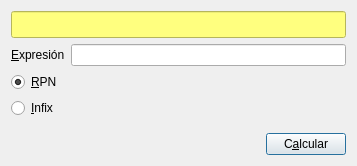
<?xml version="1.0" encoding="UTF-8"?>
<ui version="4.0">
 <class>QCalculadora</class>
 <widget class="QDialog" name="QCalculadora">
  <property name="geometry">
   <rect>
    <x>0</x>
    <y>0</y>
    <width>357</width>
    <height>166</height>
   </rect>
  </property>
  <property name="windowTitle">
   <string>QCalculadora</string>
  </property>
  <property name="windowIcon">
   <iconset resource="resource.qrc">
    <normaloff>:/calculator-icon.png</normaloff>:/calculator-icon.png</iconset>
  </property>
  <layout class="QVBoxLayout" name="verticalLayout">
   <item>
    <widget class="QLineEdit" name="txtResultado">
     <property name="font">
      <font>
       <pointsize>12</pointsize>
       <weight>75</weight>
       <bold>true</bold>
      </font>
     </property>
     <property name="styleSheet">
      <string notr="true">background-color: rgb(255, 255, 127);
font-weight: bold;</string>
     </property>
     <property name="text">
      <string/>
     </property>
     <property name="readOnly">
      <bool>true</bool>
     </property>
    </widget>
   </item>
   <item>
    <layout class="QFormLayout" name="formLayout">
     <item row="0" column="0">
      <widget class="QLabel" name="label">
       <property name="text">
        <string>&amp;Expresión</string>
       </property>
       <property name="buddy">
        <cstring>txtExpr</cstring>
       </property>
      </widget>
     </item>
     <item row="0" column="1">
      <widget class="QLineEdit" name="txtExpr"/>
     </item>
     <item row="1" column="0" colspan="2">
      <widget class="QRadioButton" name="radRPN">
       <property name="text">
        <string>&amp;RPN</string>
       </property>
       <property name="checked">
        <bool>true</bool>
       </property>
      </widget>
     </item>
     <item row="2" column="0" colspan="2">
      <widget class="QRadioButton" name="radInfix">
       <property name="text">
        <string>&amp;Infix</string>
       </property>
      </widget>
     </item>
    </layout>
   </item>
   <item>
    <layout class="QHBoxLayout" name="horizontalLayout">
     <item>
      <spacer name="horizontalSpacer">
       <property name="orientation">
        <enum>Qt::Horizontal</enum>
       </property>
       <property name="sizeHint" stdset="0">
        <size>
         <width>40</width>
         <height>20</height>
        </size>
       </property>
      </spacer>
     </item>
     <item>
      <widget class="QPushButton" name="btnCalcular">
       <property name="text">
        <string>C&amp;alcular</string>
       </property>
       <property name="default">
        <bool>true</bool>
       </property>
      </widget>
     </item>
    </layout>
   </item>
  </layout>
 </widget>
 <layoutdefault spacing="6" margin="11"/>
 <tabstops>
  <tabstop>txtExpr</tabstop>
  <tabstop>radRPN</tabstop>
  <tabstop>radInfix</tabstop>
  <tabstop>btnCalcular</tabstop>
  <tabstop>txtResultado</tabstop>
 </tabstops>
 <resources>
  <include location="resource.qrc"/>
 </resources>
 <connections/>
</ui>
